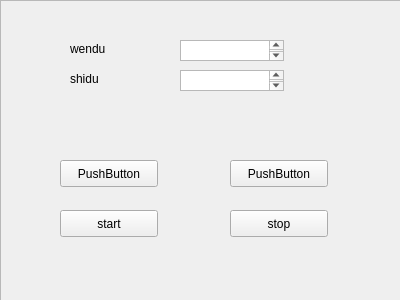
<?xml version="1.0" encoding="UTF-8"?>
<ui version="4.0">
 <class>Widget</class>
 <widget class="QWidget" name="Widget">
  <property name="geometry">
   <rect>
    <x>0</x>
    <y>0</y>
    <width>400</width>
    <height>300</height>
   </rect>
  </property>
  <property name="windowTitle">
   <string>Widget</string>
  </property>
  <widget class="QFrame" name="frame">
   <property name="geometry">
    <rect>
     <x>0</x>
     <y>0</y>
     <width>401</width>
     <height>301</height>
    </rect>
   </property>
   <property name="frameShape">
    <enum>QFrame::StyledPanel</enum>
   </property>
   <property name="frameShadow">
    <enum>QFrame::Raised</enum>
   </property>
   <widget class="QPushButton" name="pushButton">
    <property name="geometry">
     <rect>
      <x>60</x>
      <y>160</y>
      <width>98</width>
      <height>27</height>
     </rect>
    </property>
    <property name="text">
     <string>PushButton</string>
    </property>
   </widget>
   <widget class="QPushButton" name="pushButton_2">
    <property name="geometry">
     <rect>
      <x>230</x>
      <y>160</y>
      <width>98</width>
      <height>27</height>
     </rect>
    </property>
    <property name="text">
     <string>PushButton</string>
    </property>
   </widget>
   <widget class="QLabel" name="label">
    <property name="geometry">
     <rect>
      <x>70</x>
      <y>40</y>
      <width>66</width>
      <height>17</height>
     </rect>
    </property>
    <property name="text">
     <string>wendu</string>
    </property>
   </widget>
   <widget class="QLabel" name="label_2">
    <property name="geometry">
     <rect>
      <x>70</x>
      <y>70</y>
      <width>66</width>
      <height>17</height>
     </rect>
    </property>
    <property name="text">
     <string>shidu</string>
    </property>
   </widget>
   <widget class="QTextEdit" name="textEdit">
    <property name="geometry">
     <rect>
      <x>180</x>
      <y>40</y>
      <width>104</width>
      <height>21</height>
     </rect>
    </property>
   </widget>
   <widget class="QTextEdit" name="textEdit_2">
    <property name="geometry">
     <rect>
      <x>180</x>
      <y>70</y>
      <width>104</width>
      <height>21</height>
     </rect>
    </property>
   </widget>
   <widget class="QPushButton" name="startthread_button">
    <property name="geometry">
     <rect>
      <x>60</x>
      <y>210</y>
      <width>98</width>
      <height>27</height>
     </rect>
    </property>
    <property name="text">
     <string>start</string>
    </property>
   </widget>
   <widget class="QPushButton" name="stopthread_button">
    <property name="geometry">
     <rect>
      <x>230</x>
      <y>210</y>
      <width>98</width>
      <height>27</height>
     </rect>
    </property>
    <property name="text">
     <string>stop</string>
    </property>
   </widget>
  </widget>
 </widget>
 <layoutdefault spacing="6" margin="11"/>
 <resources/>
 <connections/>
</ui>
